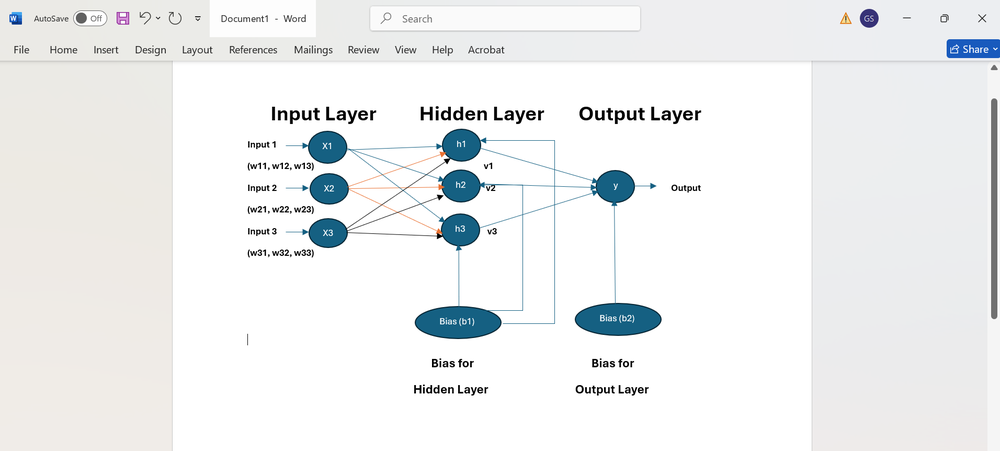
#> input picture DAY14/task2(diagram).png, 1000 x 451 px, shrunk from 1912 x 862 before the run
$ python task2.py
#> lines starting #> are read from the running program, lines starting #| are printed output that depends on the picture
import cv2
import numpy as np
import matplotlib.pyplot as plt
from matplotlib.patches import Rectangle
img=cv2.imread("task2(diagram).png")
#> img is the input picture: shape (451, 1000, 3); mean B, G, R 239.1, 238.6, 236.9
rows, columns, channel=img.shape
#> rows = 451; columns = 1000; channel = 3
rgb=np.zeros_like(img)
for i in range(rows):
    for j in range(columns):
        blue=img[i][j][0]
        green=img[i][j][1]
        red=img[i][j][2]
        rgb[i][j][0]=red
        rgb[i][j][1]=green
        rgb[i][j][2]=blue
print("-----COMPONENTS OF NEURAL NETWORK-----")
print("Input Layer: Contains input values x1, x2 and x3")
print("Hidden Layer: Contains neurons h1, h2 and h3. It process input data and learns patterns")
print("Output Layer: Produces final output or prediction")
print("Weights: Weights w11, w12, w13, w21, ... determine how important each input is to neuron")
print("Bias: Bias is additional value added to weighted sum. It helps neuron adjust its output")

print("\n FLOW OF DATA.........")
print("Data flows through neural networks from input layer to output layer.")
print("First input values are passed to neurons in hidden layer. Each input")
print("is multiplied by its corresponding weight. These weight values are")
print("added together along with bias. Formula is: z=x1w1+x2w2+x3w3+b")
print("Calculated value is then passed through activation function which")
print("determines output of neuron. Outputs of hidden layer neurons are")
print("then passed to output neuron. Output neuron performs similar calculation")
print("using its weight and bias and produces final prediction.")
figure, ax=plt.subplots(figsize=(6, 8))
boxes=[("Input Data", 0.25, 0.82),
       ("Weights+Bias", 0.25, 0.65),
       ("Hidden Layer", 0.25, 0.48),
       ("Activation Function", 0.25, 0.31),
       ("Output Layer", 0.25, 0.14),
       ("Final Prediction", 0.25, -0.03)]

for text, x, y in boxes:
    box=Rectangle((x, y), 0.5, 0.09, fill=False, linewidth=2)
    ax.add_patch(box)
    ax.text(x+0.25, y+0.045, text, ha="center", va="center", fontsize=12)
for i in range(len(boxes)-1):
    x=0.5
    y1=boxes[i][2]
    y2=boxes[i+1][2]+0.09
    ax.annotate("", xy=(x, y2), xytext=(x, y1), arrowprops=dict(arrowstyle="->", linewidth=1.5))
ax.set_xlim(0, 1)
ax.set_ylim(-0.1, 1)
plt.axis("off")
plt.title("Flow of Data through Neural Network", fontsize=14)
plt.show()
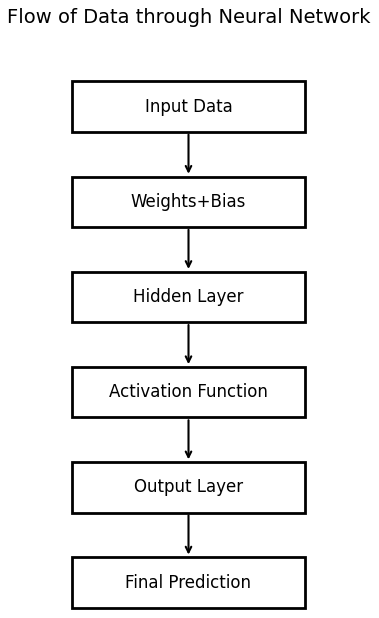
#> figure drawn by matplotlib, 1 panel

plt.imshow(rgb)
plt.axis("off")
plt.show()
